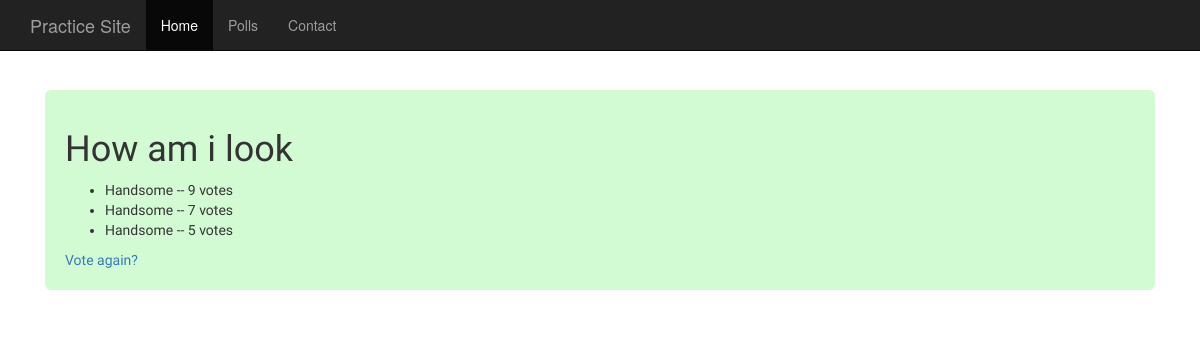
The app's page /polls/2/results/ with its own data.
### polls/models.py (models this page shows, shortened)
class Question(models.Model):
    question_text = models.CharField(max_length=200)
    pub_date = models.DateTimeField('date published')
    def was_published_recently(self):
        now = timezone.now()
        return now - datetime.timedelta(days=1) <= self.pub_date <= now
    def was_published_recently(self):
        now = timezone.now()
        return now - datetime.timedelta(days=1) <= self.pub_date <= now
    was_published_recently.admin_order_field = 'pub_date'
    was_published_recently.boolean = True
    was_published_recently.short_description = 'Published recently?'

class Choice(models.Model):
    question = models.ForeignKey(Question, on_delete=models.CASCADE)
    choice_text = models.CharField(max_length=200)
    votes = models.IntegerField(default=0)

### polls/views.py (the view)
# urls.py: url(r'^(?P<pk>[0-9]+)/results/$', views.ResultsView.as_view(), name='results'),
class ResultsView(generic.DetailView):
    model = Question
    template_name = 'polls/result.html'

### templates/polls/result.html
{% extends 'polls/base.html' %}
{% block content %}
<h1>{{ question.question_text }}</h1>
<ul>
{% for choice in question.choice_set.all %}
    <li>{{ choice.choice_text }} -- {{ choice.votes }} vote{{ choice.votes|pluralize }}</li>
{% endfor %}
</ul>
<a href="{% url 'polls:detail' question.id %}">Vote again?</a>
{% endblock %}}

### blogs/static/css/starter-template.css (style rules this page uses)
body { padding-top: 50px; background-color: #2aabd2; }
h1 { font-family:"Arial Black"; }

### records on screen
Question: question_text "How am i look"
Choice: choice_text "Handsome", votes "9"
Choice: choice_text "Handsome", votes "7"
Choice: choice_text "Handsome", votes "5"
